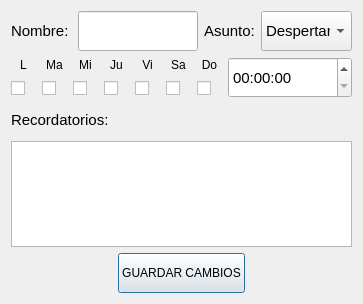
<?xml version="1.0" encoding="UTF-8"?>
<ui version="4.0">
 <class>Dialog</class>
 <widget class="QDialog" name="Dialog">
  <property name="windowModality">
   <enum>Qt::NonModal</enum>
  </property>
  <property name="geometry">
   <rect>
    <x>0</x>
    <y>0</y>
    <width>363</width>
    <height>304</height>
   </rect>
  </property>
  <property name="mouseTracking">
   <bool>false</bool>
  </property>
  <property name="acceptDrops">
   <bool>false</bool>
  </property>
  <property name="windowTitle">
   <string/>
  </property>
  <property name="windowOpacity">
   <double>1.000000000000000</double>
  </property>
  <property name="autoFillBackground">
   <bool>false</bool>
  </property>
  <property name="windowFilePath">
   <string/>
  </property>
  <property name="inputMethodHints">
   <set>Qt::ImhNone</set>
  </property>
  <property name="sizeGripEnabled">
   <bool>false</bool>
  </property>
  <property name="modal">
   <bool>true</bool>
  </property>
  <layout class="QVBoxLayout" name="verticalLayout_8">
   <item>
    <layout class="QHBoxLayout" name="layoutHor_2">
     <item>
      <widget class="QLabel" name="bel_secNombre">
       <property name="minimumSize">
        <size>
         <width>61</width>
         <height>31</height>
        </size>
       </property>
       <property name="maximumSize">
        <size>
         <width>65</width>
         <height>35</height>
        </size>
       </property>
       <property name="font">
        <font>
         <pointsize>11</pointsize>
        </font>
       </property>
       <property name="text">
        <string>Nombre:</string>
       </property>
      </widget>
     </item>
     <item>
      <widget class="QLineEdit" name="lineEdit_nombre">
       <property name="minimumSize">
        <size>
         <width>70</width>
         <height>40</height>
        </size>
       </property>
       <property name="font">
        <font>
         <pointsize>12</pointsize>
        </font>
       </property>
      </widget>
     </item>
     <item>
      <widget class="QLabel" name="bel_secAsunto">
       <property name="minimumSize">
        <size>
         <width>51</width>
         <height>31</height>
        </size>
       </property>
       <property name="maximumSize">
        <size>
         <width>55</width>
         <height>35</height>
        </size>
       </property>
       <property name="font">
        <font>
         <pointsize>11</pointsize>
        </font>
       </property>
       <property name="text">
        <string>Asunto:</string>
       </property>
      </widget>
     </item>
     <item>
      <widget class="QComboBox" name="comBox_asunto">
       <property name="minimumSize">
        <size>
         <width>91</width>
         <height>31</height>
        </size>
       </property>
       <property name="maximumSize">
        <size>
         <width>100</width>
         <height>40</height>
        </size>
       </property>
       <property name="font">
        <font>
         <pointsize>11</pointsize>
        </font>
       </property>
       <item>
        <property name="text">
         <string>Despertar</string>
        </property>
       </item>
       <item>
        <property name="text">
         <string>Dormir</string>
        </property>
       </item>
       <item>
        <property name="text">
         <string>Deberes</string>
        </property>
       </item>
       <item>
        <property name="text">
         <string>Otro</string>
        </property>
       </item>
      </widget>
     </item>
    </layout>
   </item>
   <item>
    <layout class="QHBoxLayout" name="layoutHor_3">
     <item>
      <layout class="QHBoxLayout" name="horizontalLayout">
       <item>
        <layout class="QVBoxLayout" name="verticalLayout">
         <item>
          <widget class="QLabel" name="bel_1">
           <property name="minimumSize">
            <size>
             <width>25</width>
             <height>15</height>
            </size>
           </property>
           <property name="maximumSize">
            <size>
             <width>30</width>
             <height>20</height>
            </size>
           </property>
           <property name="font">
            <font>
             <pointsize>9</pointsize>
            </font>
           </property>
           <property name="text">
            <string>L</string>
           </property>
           <property name="alignment">
            <set>Qt::AlignCenter</set>
           </property>
          </widget>
         </item>
         <item>
          <widget class="QCheckBox" name="cB_1">
           <property name="minimumSize">
            <size>
             <width>20</width>
             <height>20</height>
            </size>
           </property>
           <property name="maximumSize">
            <size>
             <width>30</width>
             <height>30</height>
            </size>
           </property>
           <property name="text">
            <string/>
           </property>
           <property name="shortcut">
            <string>Backspace, Backspace</string>
           </property>
           <property name="checked">
            <bool>false</bool>
           </property>
           <property name="autoRepeat">
            <bool>false</bool>
           </property>
           <property name="tristate">
            <bool>false</bool>
           </property>
          </widget>
         </item>
        </layout>
       </item>
       <item>
        <layout class="QVBoxLayout" name="verticalLayout_3">
         <item>
          <widget class="QLabel" name="bel_2">
           <property name="minimumSize">
            <size>
             <width>25</width>
             <height>15</height>
            </size>
           </property>
           <property name="maximumSize">
            <size>
             <width>30</width>
             <height>20</height>
            </size>
           </property>
           <property name="font">
            <font>
             <pointsize>9</pointsize>
            </font>
           </property>
           <property name="text">
            <string>Ma</string>
           </property>
           <property name="alignment">
            <set>Qt::AlignCenter</set>
           </property>
          </widget>
         </item>
         <item>
          <widget class="QCheckBox" name="cB_2">
           <property name="minimumSize">
            <size>
             <width>20</width>
             <height>20</height>
            </size>
           </property>
           <property name="maximumSize">
            <size>
             <width>30</width>
             <height>30</height>
            </size>
           </property>
           <property name="text">
            <string/>
           </property>
           <property name="shortcut">
            <string>Backspace, Backspace</string>
           </property>
           <property name="checked">
            <bool>false</bool>
           </property>
           <property name="autoRepeat">
            <bool>false</bool>
           </property>
           <property name="tristate">
            <bool>false</bool>
           </property>
          </widget>
         </item>
        </layout>
       </item>
       <item>
        <layout class="QVBoxLayout" name="verticalLayout_4">
         <item>
          <widget class="QLabel" name="bel_3">
           <property name="minimumSize">
            <size>
             <width>25</width>
             <height>15</height>
            </size>
           </property>
           <property name="maximumSize">
            <size>
             <width>30</width>
             <height>20</height>
            </size>
           </property>
           <property name="font">
            <font>
             <pointsize>9</pointsize>
            </font>
           </property>
           <property name="text">
            <string>Mi</string>
           </property>
           <property name="alignment">
            <set>Qt::AlignCenter</set>
           </property>
          </widget>
         </item>
         <item>
          <widget class="QCheckBox" name="cB_3">
           <property name="minimumSize">
            <size>
             <width>20</width>
             <height>20</height>
            </size>
           </property>
           <property name="maximumSize">
            <size>
             <width>30</width>
             <height>30</height>
            </size>
           </property>
           <property name="text">
            <string/>
           </property>
           <property name="shortcut">
            <string>Backspace, Backspace</string>
           </property>
           <property name="checked">
            <bool>false</bool>
           </property>
           <property name="autoRepeat">
            <bool>false</bool>
           </property>
           <property name="tristate">
            <bool>false</bool>
           </property>
          </widget>
         </item>
        </layout>
       </item>
       <item>
        <layout class="QVBoxLayout" name="verticalLayout_6">
         <item>
          <widget class="QLabel" name="bel_4">
           <property name="minimumSize">
            <size>
             <width>25</width>
             <height>15</height>
            </size>
           </property>
           <property name="maximumSize">
            <size>
             <width>30</width>
             <height>20</height>
            </size>
           </property>
           <property name="font">
            <font>
             <pointsize>9</pointsize>
            </font>
           </property>
           <property name="text">
            <string>Ju</string>
           </property>
           <property name="alignment">
            <set>Qt::AlignCenter</set>
           </property>
          </widget>
         </item>
         <item>
          <widget class="QCheckBox" name="cB_4">
           <property name="minimumSize">
            <size>
             <width>20</width>
             <height>20</height>
            </size>
           </property>
           <property name="maximumSize">
            <size>
             <width>30</width>
             <height>30</height>
            </size>
           </property>
           <property name="text">
            <string/>
           </property>
           <property name="shortcut">
            <string>Backspace, Backspace</string>
           </property>
           <property name="checked">
            <bool>false</bool>
           </property>
           <property name="autoRepeat">
            <bool>false</bool>
           </property>
           <property name="tristate">
            <bool>false</bool>
           </property>
          </widget>
         </item>
        </layout>
       </item>
       <item>
        <layout class="QVBoxLayout" name="verticalLayout_5">
         <item>
          <widget class="QLabel" name="bel_5">
           <property name="minimumSize">
            <size>
             <width>25</width>
             <height>15</height>
            </size>
           </property>
           <property name="maximumSize">
            <size>
             <width>30</width>
             <height>20</height>
            </size>
           </property>
           <property name="font">
            <font>
             <pointsize>9</pointsize>
            </font>
           </property>
           <property name="text">
            <string>Vi</string>
           </property>
           <property name="alignment">
            <set>Qt::AlignCenter</set>
           </property>
          </widget>
         </item>
         <item>
          <widget class="QCheckBox" name="cB_5">
           <property name="minimumSize">
            <size>
             <width>20</width>
             <height>20</height>
            </size>
           </property>
           <property name="maximumSize">
            <size>
             <width>30</width>
             <height>30</height>
            </size>
           </property>
           <property name="text">
            <string/>
           </property>
           <property name="shortcut">
            <string>Backspace, Backspace</string>
           </property>
           <property name="checked">
            <bool>false</bool>
           </property>
           <property name="autoRepeat">
            <bool>false</bool>
           </property>
           <property name="tristate">
            <bool>false</bool>
           </property>
          </widget>
         </item>
        </layout>
       </item>
       <item>
        <layout class="QVBoxLayout" name="verticalLayout_7">
         <item>
          <widget class="QLabel" name="bel_6">
           <property name="minimumSize">
            <size>
             <width>25</width>
             <height>15</height>
            </size>
           </property>
           <property name="maximumSize">
            <size>
             <width>30</width>
             <height>20</height>
            </size>
           </property>
           <property name="font">
            <font>
             <pointsize>9</pointsize>
            </font>
           </property>
           <property name="text">
            <string>Sa</string>
           </property>
           <property name="alignment">
            <set>Qt::AlignCenter</set>
           </property>
          </widget>
         </item>
         <item>
          <widget class="QCheckBox" name="cB_6">
           <property name="minimumSize">
            <size>
             <width>20</width>
             <height>20</height>
            </size>
           </property>
           <property name="maximumSize">
            <size>
             <width>30</width>
             <height>30</height>
            </size>
           </property>
           <property name="text">
            <string/>
           </property>
           <property name="shortcut">
            <string>Backspace, Backspace</string>
           </property>
           <property name="checked">
            <bool>false</bool>
           </property>
           <property name="autoRepeat">
            <bool>false</bool>
           </property>
           <property name="tristate">
            <bool>false</bool>
           </property>
          </widget>
         </item>
        </layout>
       </item>
       <item>
        <layout class="QVBoxLayout" name="verticalLayout_2">
         <item>
          <widget class="QLabel" name="bel_7">
           <property name="minimumSize">
            <size>
             <width>25</width>
             <height>15</height>
            </size>
           </property>
           <property name="maximumSize">
            <size>
             <width>30</width>
             <height>20</height>
            </size>
           </property>
           <property name="font">
            <font>
             <pointsize>9</pointsize>
            </font>
           </property>
           <property name="text">
            <string>Do</string>
           </property>
           <property name="alignment">
            <set>Qt::AlignCenter</set>
           </property>
          </widget>
         </item>
         <item>
          <widget class="QCheckBox" name="cB_7">
           <property name="minimumSize">
            <size>
             <width>20</width>
             <height>20</height>
            </size>
           </property>
           <property name="maximumSize">
            <size>
             <width>30</width>
             <height>30</height>
            </size>
           </property>
           <property name="text">
            <string/>
           </property>
           <property name="shortcut">
            <string>Backspace, Backspace</string>
           </property>
           <property name="checked">
            <bool>false</bool>
           </property>
           <property name="autoRepeat">
            <bool>false</bool>
           </property>
           <property name="tristate">
            <bool>false</bool>
           </property>
          </widget>
         </item>
        </layout>
       </item>
      </layout>
     </item>
     <item>
      <widget class="QTimeEdit" name="timeEdit_hora">
       <property name="minimumSize">
        <size>
         <width>110</width>
         <height>40</height>
        </size>
       </property>
       <property name="maximumSize">
        <size>
         <width>150</width>
         <height>50</height>
        </size>
       </property>
       <property name="font">
        <font>
         <pointsize>11</pointsize>
        </font>
       </property>
      </widget>
     </item>
    </layout>
   </item>
   <item>
    <widget class="QLabel" name="bel_secNombre_2">
     <property name="minimumSize">
      <size>
       <width>61</width>
       <height>31</height>
      </size>
     </property>
     <property name="maximumSize">
      <size>
       <width>16777215</width>
       <height>35</height>
      </size>
     </property>
     <property name="font">
      <font>
       <pointsize>11</pointsize>
      </font>
     </property>
     <property name="text">
      <string>Recordatorios:</string>
     </property>
    </widget>
   </item>
   <item>
    <widget class="QTextEdit" name="textEdit">
     <property name="minimumSize">
      <size>
       <width>320</width>
       <height>100</height>
      </size>
     </property>
    </widget>
   </item>
   <item>
    <layout class="QHBoxLayout" name="horizontalLayout_2">
     <item>
      <widget class="QLabel" name="label">
       <property name="text">
        <string/>
       </property>
      </widget>
     </item>
     <item>
      <widget class="QPushButton" name="pushButton">
       <property name="minimumSize">
        <size>
         <width>110</width>
         <height>40</height>
        </size>
       </property>
       <property name="maximumSize">
        <size>
         <width>130</width>
         <height>55</height>
        </size>
       </property>
       <property name="text">
        <string>GUARDAR CAMBIOS</string>
       </property>
      </widget>
     </item>
     <item>
      <widget class="QLabel" name="label_2">
       <property name="text">
        <string/>
       </property>
      </widget>
     </item>
    </layout>
   </item>
  </layout>
 </widget>
 <resources>
  <include location="../../IMAG.qrc"/>
 </resources>
 <connections/>
</ui>
